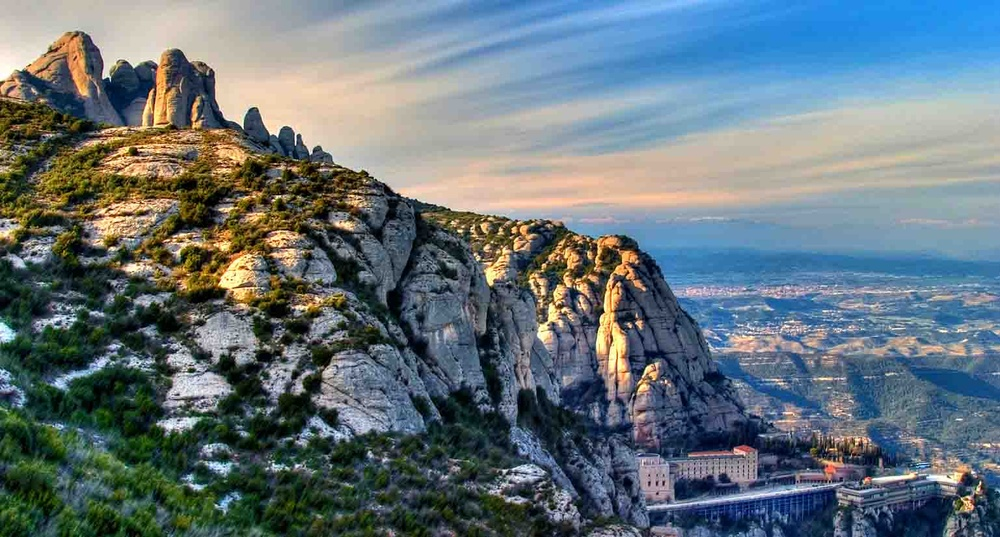
#> input picture notebooks/curl.jpg, 1000 x 537 px, shrunk from 1537 x 825 before the run
$ python primer_script.py   (older library calls are emulated)
#> lines starting #> are read from the running program, lines starting #| are printed output that depends on the picture
import cv2
import matplotlib.pyplot as lt

img = cv2.imread('curl.jpg', 1)
#> img is the input picture: shape (537, 1000, 3); mean B, G, R 122.4, 116, 101.8
gray = cv2.cvtColor(img, cv2.COLOR_BGR2GRAY)
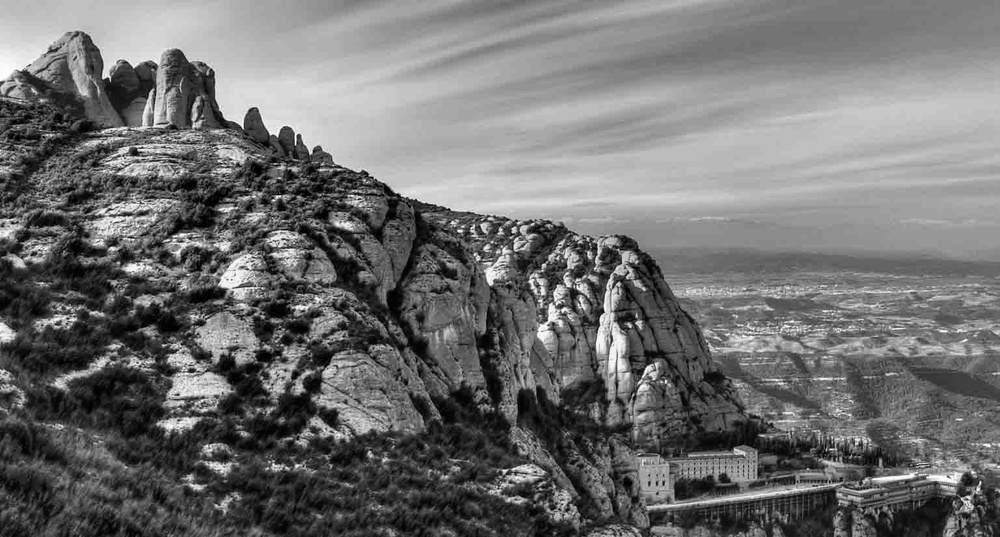
#> gray: shape (537, 1000); min 0, max 255, mean 112.5
sift = cv2.SIFT()
kp, des = sift.detectAndCompute(gray, None)
#> kp = 6443 keypoints; strongest (x, y, size): (132, 268, 8.3), (504, 471, 2.9), (459, 231, 2.6), (283, 239, 1.9)

lt.imshow(cv2.drawKeypoints(cv2.cvtColor(img, cv2.COLOR_BGR2RGB), kp))
lt.show()
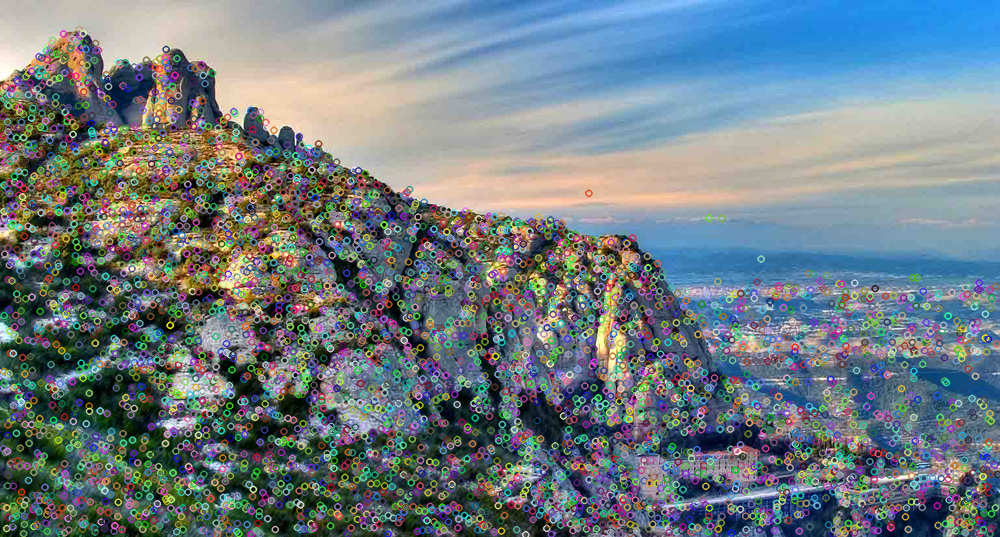
#> shown: shape (537, 1000, 3); mean R, G, B 110.9, 124.2, 130.6
